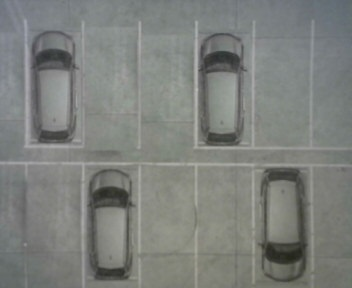
#> input picture server/testeroni.jpg, 352 x 288 px
$ python vehicle_detection.py
#> lines starting #> are read from the running program, lines starting #| are printed output that depends on the picture; after the words box and inside, x2 and y2 are one past the last pixel; in counts of white or black regions, pixels touching at a corner belong together
# -*- coding: utf-8 -*-

# This is proof-of-concept code for the Mobi Parking Project
# adapted from GitHub User andrewssobral's haarcascades vehicle detection program
# Last Edit: 6/3/2018 by Ross Hartley

import cv2
print(cv2.__version__)

SPOT_W = 58
SPOT_H = 143
spaces = [{"origin_x": 25, "origin_y": 20, "id": 0},
    {"origin_x": 83, "origin_y": 20, "id": 1},
    {"origin_x": 141, "origin_y": 20, "id": 2},
    {"origin_x": 199, "origin_y": 20, "id": 3},
    {"origin_x": 257, "origin_y": 20, "id": 4},
    {"origin_x": 25, "origin_y": 160, "id": 5},
    {"origin_x": 83, "origin_y": 160, "id": 6},
    {"origin_x": 141, "origin_y": 160, "id": 7},
    {"origin_x": 199, "origin_y": 160, "id": 8},
    {"origin_x": 257, "origin_y": 160, "id": 9}]
cars_detected = [];
cascade_src = 'cars.xml'
# Put the name of the image you want to process here
img_src = 'testeroni.jpg'
#video_src = 'dataset/video2.avi'

img = cv2.imread(img_src)
#> img is the input picture: shape (288, 352, 3); mean B, G, R 124.5, 128.3, 125.4
car_cascade = cv2.CascadeClassifier(cascade_src)
cv2.imshow('ImageWindow', img)
cv2.waitKey(0)

#while True:
#ret, img = cap.read()
if (type(img) == type(None)):
    exit()

gray = cv2.cvtColor(img, cv2.COLOR_BGR2GRAY)

cars = car_cascade.detectMultiScale(gray, 1.1, 1)
#> cars = [[193, 106, 55, 55], [25, 101, 56, 56]]

for (x,y,w,h) in cars:
    cv2.rectangle(img,(x,y),(x+w,y+h),(0,0,255),2)
    centroidx = x+h/2
    centroidy = y+h/2
    newCar = {"cx": centroidx, "cy": centroidy}
    cars_detected.append(newCar)
    print("X Centroid is: %(x)d, Y Centroid is: %(y)d" % {'x': centroidx, 'y': centroidy})
#> this loop made 2 passes
#> (x, y, w, h, centroidx, centroidy) on passes 1 to 2: (193, 106, 55, 55, 220.5, 133.5), (25, 101, 56, 56, 53, 129)
#| X Centroid is: 220, Y Centroid is: 133
#| X Centroid is: 53, Y Centroid is: 129
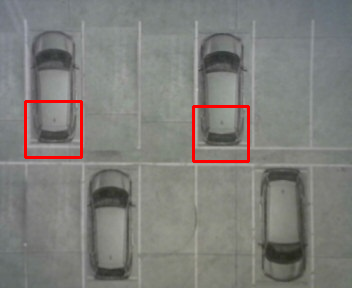
#> img: shape (288, 352, 3); 1.31% of pixels changed, all inside (x1, y1, x2, y2) = (24, 100, 250, 163)
#> after the loop, cars_detected = 2 items
# Now check to see if any of the cars fell in one of the spaces
numFilled = 0
for space in spaces:
    for car in cars_detected:
        #print(car)
        if( (car['cx'] >= space['origin_x']) and (car['cx'] <= space['origin_x'] + SPOT_W) and (car['cy'] >= space['origin_y']) and (car['cy'] <= space['origin_y'] + SPOT_H)):
            print("Space %d is filled." % space['id'])
            numFilled += 1
# Tell how many spaces are empty
print("Number of Empty Spaces: %d" % (14 - numFilled))

cv2.imshow('DetectionWindow', img)
cv2.waitKey(0)
# If user presses esc, close window
if cv2.waitKey() == 27:
#> (key Esc is pressed here)
    cv2.destroyAllWindows()

$ run again, with server/almost_empty.jpg copied over server/testeroni.jpg
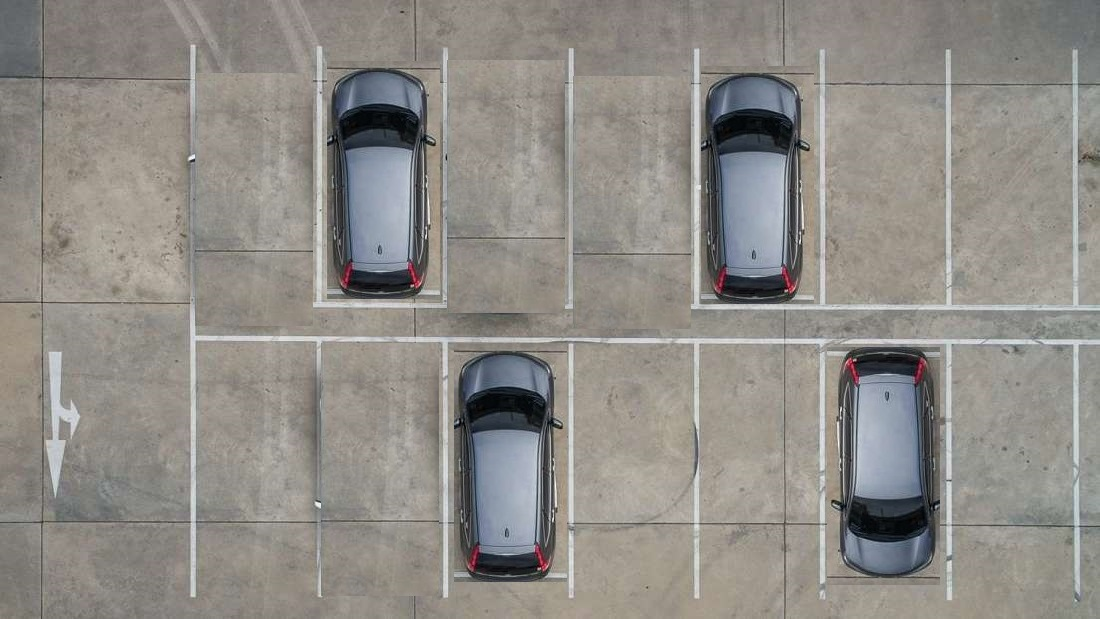
#> input picture server/almost_empty.jpg, 1100 x 619 px
#> img is the input picture: shape (619, 1100, 3); mean B, G, R 135, 140.2, 143.4
#> cars = [[448, 491, 118, 118], [325, 217, 111, 111], [704, 222, 111, 111], [824, 285, 122, 122], [382, 278, 207, 207]]
#> the loop `for (x,y,w,h) in cars:` made 5 passes
#> (x, y, w, h, centroidx, centroidy) on passes 1 to 5: (448, 491, 118, 118, 507, 550), (325, 217, 111, 111, 380.5, 272.5), (704, 222, 111, 111, 759.5, 277.5), (824, 285, 122, 122, 885, 346), (382, 278, 207, 207, 485.5, 381.5)
#> (printed output is left out)
#> after the loop `for (x,y,w,h) in cars:`:
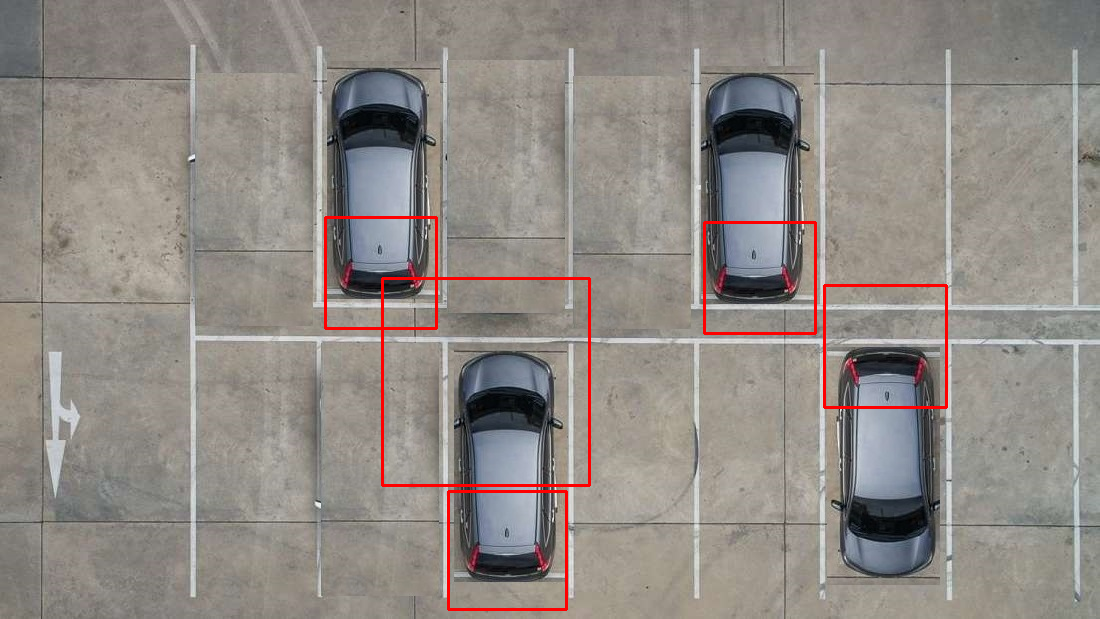
#> img: shape (619, 1100, 3); 1.17% of pixels changed, all inside (x1, y1, x2, y2) = (324, 216, 948, 611)
#> after the loop `for (x,y,w,h) in cars:`: cars_detected = 5 items

$ run again, with server/almost_full.jpg copied over server/testeroni.jpg
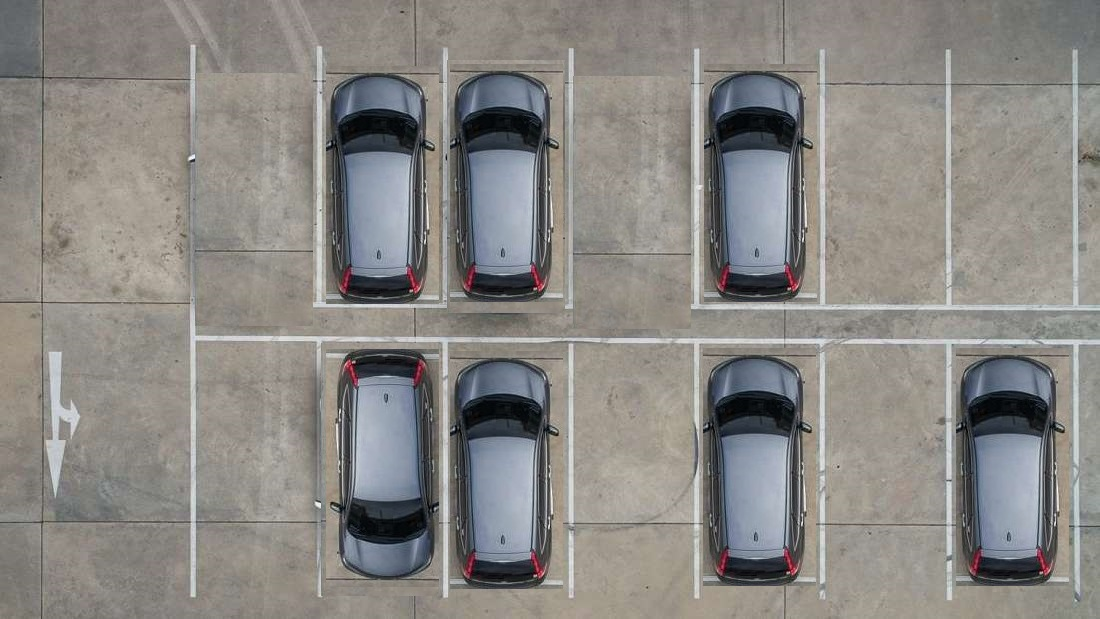
#> input picture server/almost_full.jpg, 1100 x 619 px
#> img is the input picture: shape (619, 1100, 3); mean B, G, R 131.9, 135.4, 137.9
#> cars = [[688, 207, 131, 131], [700, 504, 108, 108], [427, 200, 139, 139], [326, 216, 123, 123]]
#> the loop `for (x,y,w,h) in cars:` made 4 passes
#> (x, y, w, h, centroidx, centroidy) on passes 1 to 4: (688, 207, 131, 131, 753.5, 272.5), (700, 504, 108, 108, 754, 558), (427, 200, 139, 139, 496.5, 269.5), (326, 216, 123, 123, 387.5, 277.5)
#> (printed output is left out)
#> after the loop `for (x,y,w,h) in cars:`:
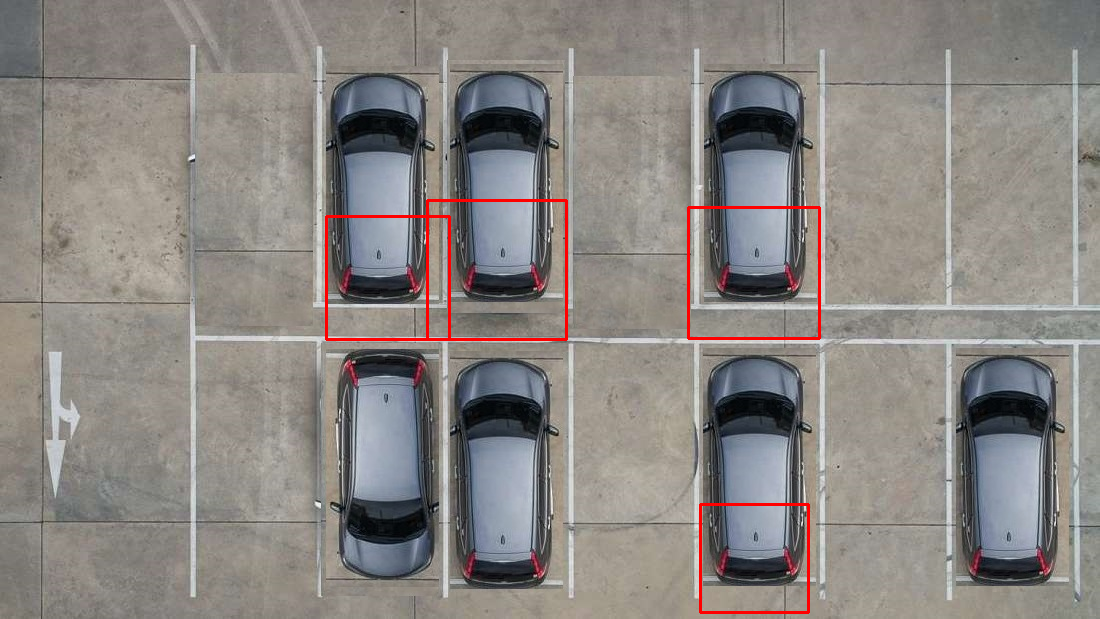
#> img: shape (619, 1100, 3); 0.87% of pixels changed, all inside (x1, y1, x2, y2) = (325, 199, 821, 614)
#> after the loop `for (x,y,w,h) in cars:`: cars_detected = 4 items
